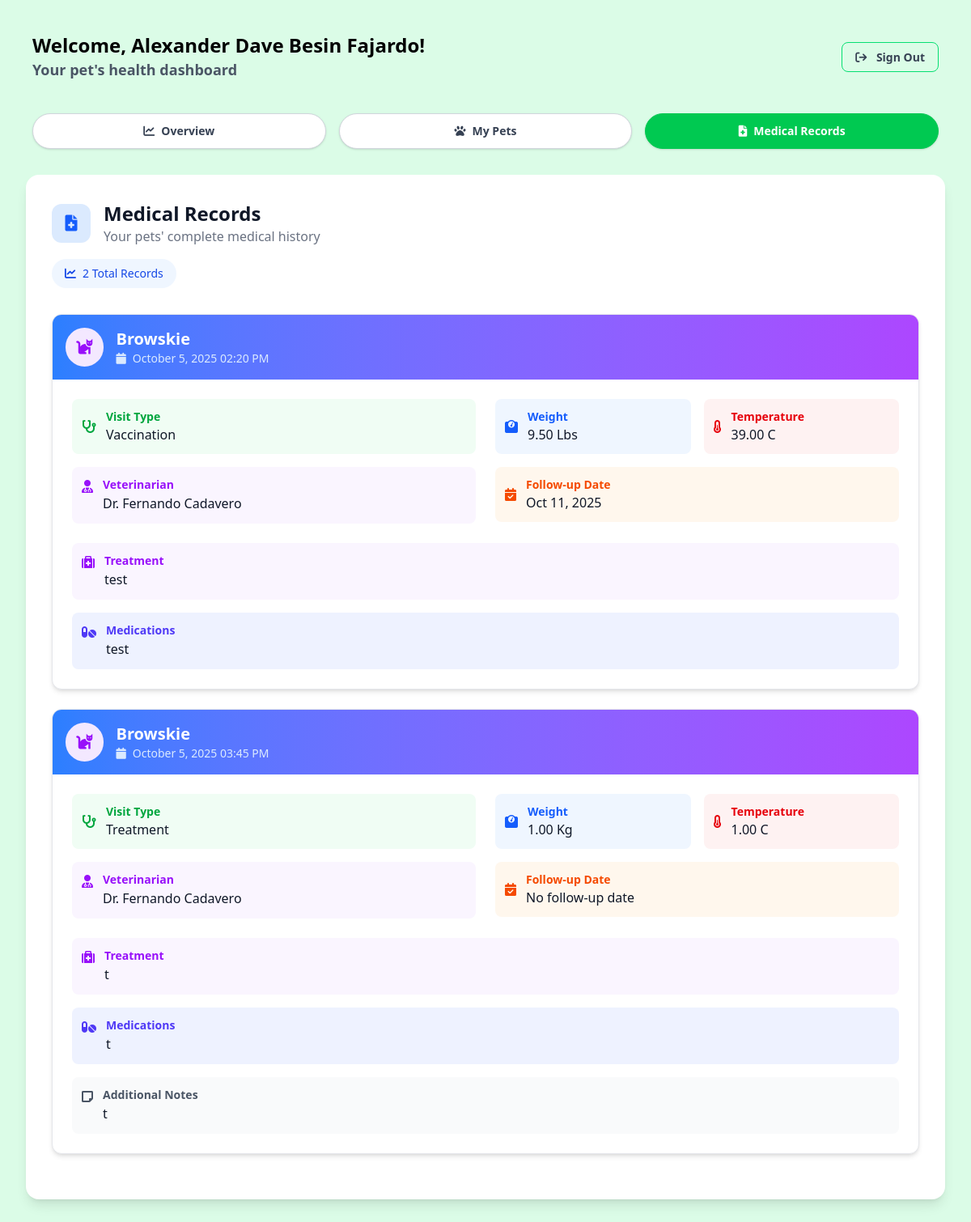
/owner/medical-records.php (signed in), run on an earlier commit of the app's database.
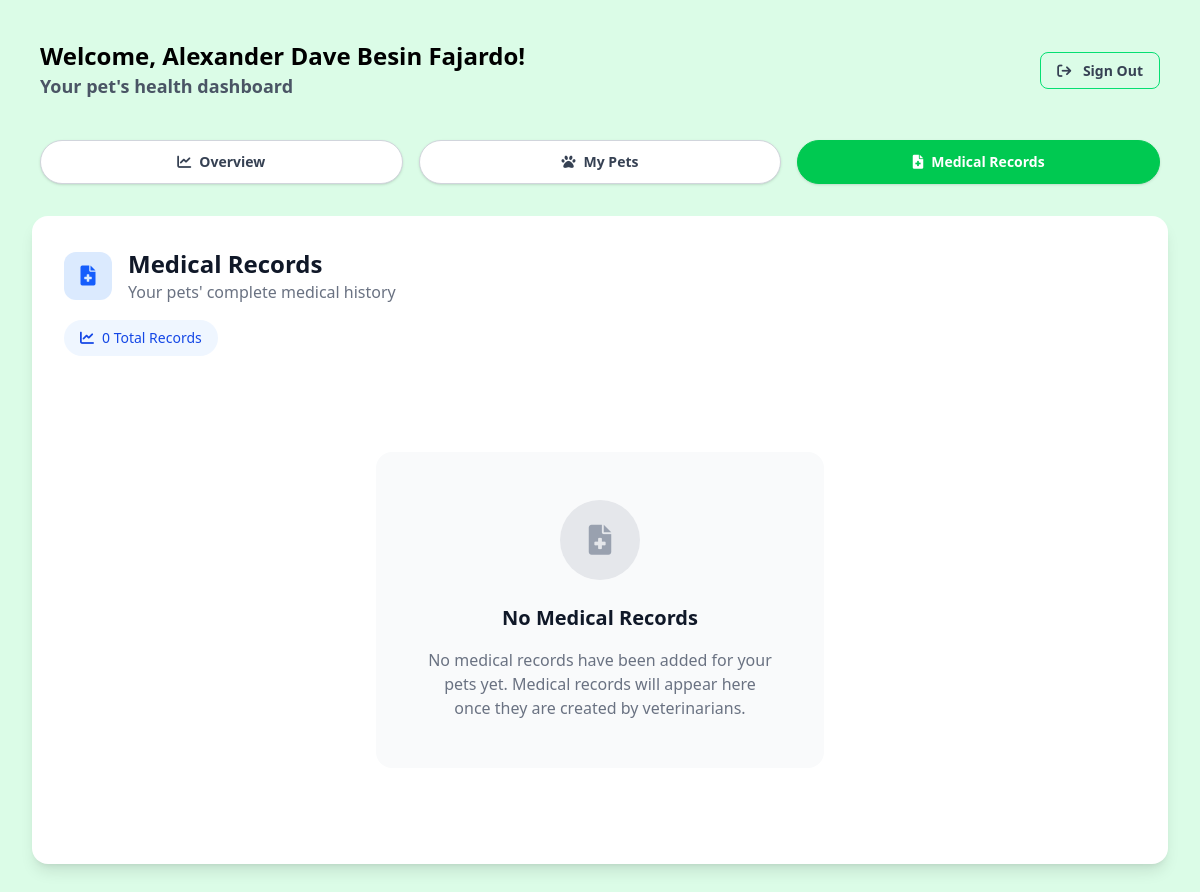
And on a later commit of the database.
### tables this page shows
CREATE TABLE `medical_records` (
  `id` int(11) NOT NULL,
  `pet_id` int(10) UNSIGNED NOT NULL,
  `visit_type` text NOT NULL,
  `visit_date` date NOT NULL,
  `visit_time` time DEFAULT NULL,
  `veterinarian` text NOT NULL,
  `weight` decimal(5,2) DEFAULT NULL,
  `weight_unit` enum('Kg','Lbs') DEFAULT NULL,
  `temperature` decimal(5,2) DEFAULT NULL,
  `temp_unit` enum('C','F') DEFAULT NULL,
  `diagnosis` text DEFAULT NULL,
  `treatment` text DEFAULT NULL,
  `medications` text DEFAULT NULL,
  `follow_up_date` date DEFAULT NULL,
  `notes` text DEFAULT NULL,
  `created_at` datetime DEFAULT current_timestamp()
);

CREATE TABLE `pets` (
  `id` int(10) UNSIGNED NOT NULL,
  `owner_id` bigint(20) DEFAULT NULL,
  `name` text NOT NULL,
  `species` text NOT NULL,
  `breed` text DEFAULT NULL,
  `age` int(11) DEFAULT NULL,
  `age_unit` enum('Days','Months','Years') DEFAULT NULL,
  `gender` enum('Male','Female') DEFAULT NULL,
  `weight` decimal(5,2) DEFAULT NULL,
  `weight_unit` enum('Kg','Lbs') DEFAULT NULL,
  `color` varchar(255) DEFAULT NULL,
  `birth_date` date DEFAULT NULL,
  `notes` longtext DEFAULT NULL,
  `registered_at` timestamp NOT NULL DEFAULT current_timestamp() ON UPDATE current_timestamp(),
  `status` enum('Alive','Dead') NOT NULL DEFAULT 'Alive'
);

### owner/medical-records.php (the view, shortened to what the changed rows need)
<?php
include_once __DIR__ . '/../config/config.php';
require_once __DIR__ . '/../functions/session.php';
require_once __DIR__ . '/../helpers/fetch.php';
$client = SessionManager::getUser($pdo);
$medicalRecordCount = fetchOneData(
    $pdo,
    "SELECT COUNT(*) as total FROM medical_records WHERE pet_id IN (SELECT id FROM pets WHERE owner_id = ?)",
    [$client['owner_id']]
);
?>
<!DOCTYPE html>
<html lang="en">
<head>
    <link rel="stylesheet" href="../assets/css/output.css">
    <link rel="stylesheet" href="https://cdnjs.cloudflare.com/ajax/libs/font-awesome/6.0.0-beta3/css/all.min.css">
</head>
<body class="w-full bg-green-100">
    <?php include_once '../includes/owner-header.php'; ?>
    <main class="max-w-[1400px] mx-auto px-3 sm:px-4 md:px-6 lg:px-8 py-4 md:py-8">
        <section class="w-full bg-white rounded-2xl shadow-lg p-4 sm:p-6 md:p-8">
            <div class="mb-6 sm:mb-8">
                <div class="flex items-center mb-3 sm:mb-4">
                    <div
                        class="w-10 h-10 sm:w-12 sm:h-12 bg-blue-100 rounded-xl flex items-center justify-center mr-3 sm:mr-4">
                    </div>
                    <div>
                    </div>
                </div>
                <div
                    class="inline-flex items-center bg-blue-50 text-blue-700 px-3 sm:px-4 py-1.5 sm:py-2 rounded-full text-xs sm:text-sm font-medium">
                    <i class="fas fa-chart-line mr-1.5 sm:mr-2"></i>
                    <?= $medicalRecordCount['total'] ?> Total Records
                </div>
            </div>
            <div class="space-y-6">
                <?php
                $medicalRecord = fetchAllData(
                    $pdo,
                    "SELECT medical_records.*, pets.name AS pet_name, pets.species
                            FROM medical_records
                            INNER JOIN pets ON medical_records.pet_id = pets.id
                            WHERE pets.owner_id = ?
                            ORDER BY visit_date DESC",
                    [$client['owner_id']]
                );
                $speciesData = [
                    'Dog' => ['icon' => 'fa-dog', 'color' => 'text-blue-600', 'bg' => 'bg-blue-100'],
                    'Cat' => ['icon' => 'fa-cat', 'color' => 'text-purple-600', 'bg' => 'bg-purple-100'],
                    'Bird' => ['icon' => 'fa-dove', 'color' => 'text-green-600', 'bg' => 'bg-green-100'],
                    'Fish' => ['icon' => 'fa-fish', 'color' => 'text-teal-600', 'bg' => 'bg-teal-100'],
                    'Rabbit' => ['icon' => 'fa-rabbit', 'color' => 'text-pink-600', 'bg' => 'bg-pink-100'],
                    'Hamster' => ['icon' => 'fa-mouse', 'color' => 'text-orange-600', 'bg' => 'bg-orange-100'],
                    'default' => ['icon' => 'fa-paw', 'color' => 'text-gray-600', 'bg' => 'bg-gray-100']
                ];
                if ($medicalRecord) {
                    foreach ($medicalRecord as $record) {
                        $species = $record['species'] ?? 'default';
                        $speciesInfo = $speciesData[$species] ?? $speciesData['default'];
                        $visitTimeFormatted = '';
                        if (!empty($record['visit_time'])) {
                            $t = DateTime::createFromFormat('H:i:s', $record['visit_time']);
                            if ($t) {
                                $visitTimeFormatted = $t->format('h:i A');
                            }
                        }
                        ?>
                        <div class="record-card bg-white border border-gray-200 rounded-xl overflow-hidden shadow-md mb-6">
                            <div class="bg-gradient-to-r from-blue-500 to-purple-500 p-3 sm:p-4 text-white">
                                <div class="flex items-center">
                                    <div class="<?= $speciesInfo['bg'] ?> rounded-full p-2 sm:p-3 mr-3 sm:mr-4">
                                        <i
                                            class="fas <?= $speciesInfo['icon'] ?> <?= $speciesInfo['color'] ?> text-sm sm:text-base md:text-xl"></i>
                                    </div>
                                    <div>
                                        <h4 class="text-base sm:text-lg md:text-xl font-bold">
                                            <?= htmlspecialchars($record['pet_name']) ?>
                                        </h4>
                                        <p class="text-blue-100 text-xs sm:text-sm flex items-center">
                                            <i class="fas fa-calendar mr-1 sm:mr-2"></i>
                                            <?= date('F j, Y', strtotime($record['visit_date'])) ?>
                                            <?= $visitTimeFormatted ?>
                                        </p>
                                    </div>
                                </div>
                            </div>
                            <div class="p-4 sm:p-6">
                                <div class="record-details flex flex-col md:flex-row gap-4 sm:gap-6">
                                    <div class="detail-section w-full md:w-1/2 space-y-3 sm:space-y-4">
                                        <div class="flex items-center p-2 sm:p-3 bg-green-50 rounded-lg">
                                            <i class="fas fa-stethoscope text-green-600 mr-2 sm:mr-3 text-sm sm:text-base"></i>
                                            <div>
                                                <p class="text-xs sm:text-sm text-green-600 font-semibold">Visit Type</p>
                                                <p class="text-gray-900 font-medium text-sm sm:text-base">
                                                    <?= htmlspecialchars($record['visit_type']) ?>
                                                </p>
                                            </div>
                                        </div>
                                        <div class="flex items-start p-2 sm:p-3 bg-purple-50 rounded-lg">
                                            <i
                                                class="fas fa-user-md text-purple-600 mr-2 sm:mr-3 mt-0.5 sm:mt-1 text-sm sm:text-base"></i>
                                            <div class="flex-1">
                                                <p class="text-xs sm:text-sm text-purple-600 font-semibold">Veterinarian</p>
                                                <p class="text-gray-900 font-medium leading-relaxed text-sm sm:text-base">
                                                    <?= htmlspecialchars($record['veterinarian']) ?>
                                                </p>
                                            </div>
                                        </div>
                                    </div>
                                    <div class="w-full md:w-1/2 space-y-3 sm:space-y-4">
                                        <div class="flex flex-row justify-between sm:flex-row gap-3 sm:gap-4">
                                            <div class="flex items-center p-2 sm:p-3 bg-blue-50 rounded-lg flex-1">
                                                <i class="fas fa-weight text-blue-600 mr-2 sm:mr-3 text-sm sm:text-base"></i>
                                                <div>
                                                    <p class="text-xs sm:text-sm text-blue-600 font-semibold">Weight</p>
                                                    <p class="text-gray-900 font-medium text-sm sm:text-base">
                                                        <?= htmlspecialchars($record['weight']) ?>
                                                        <?= htmlspecialchars($record['weight_unit']) ?>
                                                    </p>
                                                </div>
                                            </div>
                                            <div class="flex items-center p-2 sm:p-3 bg-red-50 rounded-lg flex-1">
                                                <i
                                                    class="fas fa-thermometer-half text-red-600 mr-2 sm:mr-3 text-sm sm:text-base"></i>
                                                <div>
                                                    <p class="text-xs sm:text-sm text-red-600 font-semibold">Temperature</p>
                                                    <p class="text-gray-900 font-medium text-sm sm:text-base">
                                                        <?= htmlspecialchars($record['temperature']) ?>
                                                        <?= htmlspecialchars($record['temp_unit']) ?>
                                                    </p>
                                                </div>
                                            </div>
                                        </div>
                                        <div class="flex items-center p-2 sm:p-3 bg-orange-50 rounded-lg">
                                            <i
                                                class="fas fa-calendar-check text-orange-600 mr-2 sm:mr-3 text-sm sm:text-base"></i>
                                            <div>
                                                <p class="text-xs sm:text-sm text-orange-600 font-semibold">Follow-up Date</p>
                                                <p class="text-gray-900 font-medium text-sm sm:text-base">
                                                    <?php if (!empty($record['follow_up_date'])): ?>
                                                        <?= date('M j, Y', strtotime($record['follow_up_date'])) ?>
                                                    <?php else: ?>
                                                        No follow-up date
                                                    <?php endif; ?>
                                                </p>
                                            </div>
                                        </div>
                                    </div>
                                </div>
                                <div class="detail-section w-full space-y-3 sm:space-y-4 mt-4 sm:mt-6">
                                    <?php if (!empty($record['treatment'])): ?>
                                        <div class="flex items-start p-2 sm:p-3 bg-purple-50 rounded-lg">
                                            <i
                                                class="fas fa-medkit text-purple-600 mr-2 sm:mr-3 mt-0.5 sm:mt-1 text-sm sm:text-base"></i>
                                            <div class="flex-1">
                                                <p class="text-xs sm:text-sm text-purple-600 font-semibold">Treatment</p>
                                                <p class="text-gray-900 font-medium leading-relaxed text-sm sm:text-base mr-2"
                                                    style="word-break: break-word; white-space: pre-lines;">
                                                    <?= htmlspecialchars($record['treatment']) ?>
                                                </p>
                                            </div>
                                        </div>
                                    <?php endif; ?>
                                    <?php if (!empty($record['medications'])): ?>
                                        <div class="flex items-start p-2 sm:p-3 bg-indigo-50 rounded-lg">
                                            <i
                                                class="fas fa-pills text-indigo-600 mr-2 sm:mr-3 mt-0.5 sm:mt-1 text-sm sm:text-base"></i>
                                            <div class="flex-1">
                                                <p class="text-xs sm:text-sm text-indigo-600 font-semibold">Medications</p>
                                                <p class="text-gray-900 font-medium leading-relaxed text-sm sm:text-base mr-2"
                                                    style="word-break: break-word; white-space: pre-lines;">
                                                    <?= htmlspecialchars($record['medications']) ?>
                                                </p>
                                            </div>
                                        </div>
                                    <?php endif; ?>
                                    <?php if (!empty($record['notes'])): ?>
                                        <div class="flex items-start p-2 sm:p-3 bg-gray-50 rounded-lg">
                                            <i
                                                class="fas fa-sticky-note text-gray-600 mr-2 sm:mr-3 mt-0.5 sm:mt-1 text-sm sm:text-base"></i>
                                            <div class="flex-1">
                                                <p class="text-xs sm:text-sm text-gray-600 font-semibold">Additional Notes</p>
                                                <p class="text-gray-900 font-medium leading-relaxed text-sm sm:text-base mr-2"
                                                    style="word-break: break-word; white-space: pre-lines;">
                                                    <?= nl2br(htmlspecialchars($record['notes'])) ?>
                                                </p>
                                            </div>
                                        </div>
                                    <?php endif; ?>
                                </div>
                            </div>
                        </div>
                    </div>
                    <?php
                    }
                } else {
                    ?>
                <div class="text-center py-12 sm:py-16">
                    <div class="bg-gray-50 rounded-2xl p-8 sm:p-12 max-w-md mx-auto">
                        <div
                            class="w-16 h-16 sm:w-20 sm:h-20 bg-gray-200 rounded-full flex items-center justify-center mx-auto mb-4 sm:mb-6">
                            <i class="fas fa-file-medical text-gray-400 text-2xl sm:text-3xl"></i>
                        </div>
                        <h3 class="text-lg sm:text-xl font-bold text-gray-900 mb-2 sm:mb-4">No Medical Records</h3>
                        <p class="text-gray-500 text-sm sm:text-base">No medical records have been added for your pets
                            yet. Medical records will appear here once they are created by veterinarians.</p>
                    </div>
                </div>
                <?php
                }
                ?>
            </div>
        </section>
    </main>
</body>
</html>

What changed in the data, as far as the page shows it:
removed medical_records: pet.name "Browskie", visit_date "October 5, 2025", visit_time "02:20 PM", visit_type "Vaccination", veterinarian "Dr. Fernando Cadavero", weight "9.50", weight_unit "Lbs", temperature "39.00", temp_unit "C", follow_up_date "Oct 11, 2025", treatment "test", medications "test"
removed medical_records: pet.name "Browskie", visit_date "October 5, 2025", visit_time "03:45 PM", visit_type "Treatment", veterinarian "Dr. Fernando Cadavero", weight "1.00", weight_unit "Kg", temperature "1.00", temp_unit "C", shows "No follow-up date", treatment "t", medications "t", notes "t"
Also different on the page:
$medicalRecordCount['total']: "2" → "0"
text now shown: "No Medical Records No medical records have been added for your pets yet. Medical records will appear here once they are created by veterinarians."
